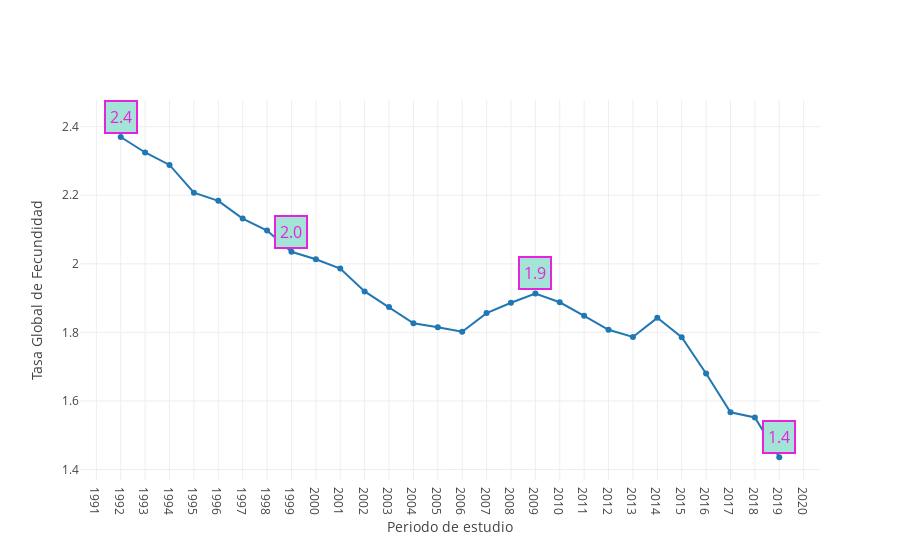

Source (notebook cell):
### Code cell
fig = go.Figure()
fig.add_trace(
    go.Scatter(
        x = df_global.anio,
        y = df_global.tgf,
        mode='lines+markers',
    )
)
fig.update_layout(template='none')
fig.update_yaxes(title='Tasa Global de Fecundidad')
fig.update_xaxes(title='Periodo de estudio', dtick='M12',  ticklabelmode='period')
fig.add_annotation(x=1992, y=an_y1[0],
                   # yref= 'paper',
                   # xref='paper',
                   text = str(round(an_y1[0], 1)),
                   font= dict(
                    size=16,
                       color='#E622DD'
                   ),
                   showarrow=False,
                   yshift=20,
                   bordercolor='#E622DD',
                   borderwidth=2,
                   borderpad=4,
                   bgcolor='#A3E4D7'
                   )
fig.add_annotation(x=1999, y=an_y2.to_list()[0],
                  # yref= 'paper',
                  # xref='paper',
                  text = str(round(an_y2.to_list()[0], 1)),
                  font= dict(
                      size=16,
                      color='#E622DD'
                  ),
                  showarrow=False,
                  yshift=20,
                  bordercolor='#E622DD',
                  borderwidth=2,
                  borderpad=4,
                  bgcolor='#A3E4D7'
                  )

fig.add_annotation(x=2009, y=an_y3.to_list()[0],
                   # yref= 'paper',
                   # xref='paper',
                   text = str(round(an_y3.to_list()[0], 1)),
                   font= dict(
                       size=16,
                       color='#E622DD'
                   ),
                   showarrow=False,
                   yshift=20,
                   bordercolor='#E622DD',
                   borderwidth=2,
                   borderpad=4,
                   bgcolor='#A3E4D7'
                   )
fig.add_annotation(x=2019, y=an_y4.to_list()[0],
                   # yref= 'paper',
                   # xref='paper',
                   text = str(round(an_y4.to_list()[0], 1)),
                   font= dict(
                       size=16,
                       color='#E622DD'
                   ),
                   showarrow=False,
                   yshift=20,
                   bordercolor='#E622DD',
                   borderwidth=2,
                   borderpad=4,
                   bgcolor='#A3E4D7'
                   )
fig.write_image('resultados/img/01_tgf.jpeg')
fig.show()

### Figure 1 — Plotly figure (JSON) as saved in the notebook; plotly's stock layout.template omitted (floating-point values rounded to 4 significant figures)
{"data": [{"mode": "lines+markers", "x": [1992, 1993, 1994, 1995, 1996, 1997, 1998, 1999, 2000, 2001, 2002, 2003, 2004, 2005, 2006, 2007, 2008, 2009, 2010, 2011, 2012, 2013, 2014, 2015, 2016, 2017, 2018, 2019], "y": [2.37, 2.325, 2.288, 2.207, 2.184, 2.132, 2.097, 2.035, 2.013, 1.986, 1.92, 1.874, 1.827, 1.815, 1.802, 1.856, 1.887, 1.914, 1.888, 1.848, 1.808, 1.787, 1.842, 1.786, 1.68, 1.567, 1.552, 1.436], "type": "scatter"}], "layout": {"yaxis": {"title": {"text": "Tasa Global de Fecundidad"}}, "xaxis": {"title": {"text": "Periodo de estudio"}, "dtick": "M12", "ticklabelmode": "period"}, "annotations": [{"bgcolor": "#A3E4D7", "bordercolor": "#E622DD", "borderpad": 4, "borderwidth": 2, "font": {"color": "#E622DD", "size": 16}, "showarrow": false, "text": "2.4", "x": 1992, "y": 2.37, "yshift": 20}, {"bgcolor": "#A3E4D7", "bordercolor": "#E622DD", "borderpad": 4, "borderwidth": 2, "font": {"color": "#E622DD", "size": 16}, "showarrow": false, "text": "2.0", "x": 1999, "y": 2.035, "yshift": 20}, {"bgcolor": "#A3E4D7", "bordercolor": "#E622DD", "borderpad": 4, "borderwidth": 2, "font": {"color": "#E622DD", "size": 16}, "showarrow": false, "text": "1.9", "x": 2009, "y": 1.914, "yshift": 20}, {"bgcolor": "#A3E4D7", "bordercolor": "#E622DD", "borderpad": 4, "borderwidth": 2, "font": {"color": "#E622DD", "size": 16}, "showarrow": false, "text": "1.4", "x": 2019, "y": 1.436, "yshift": 20}]}}
